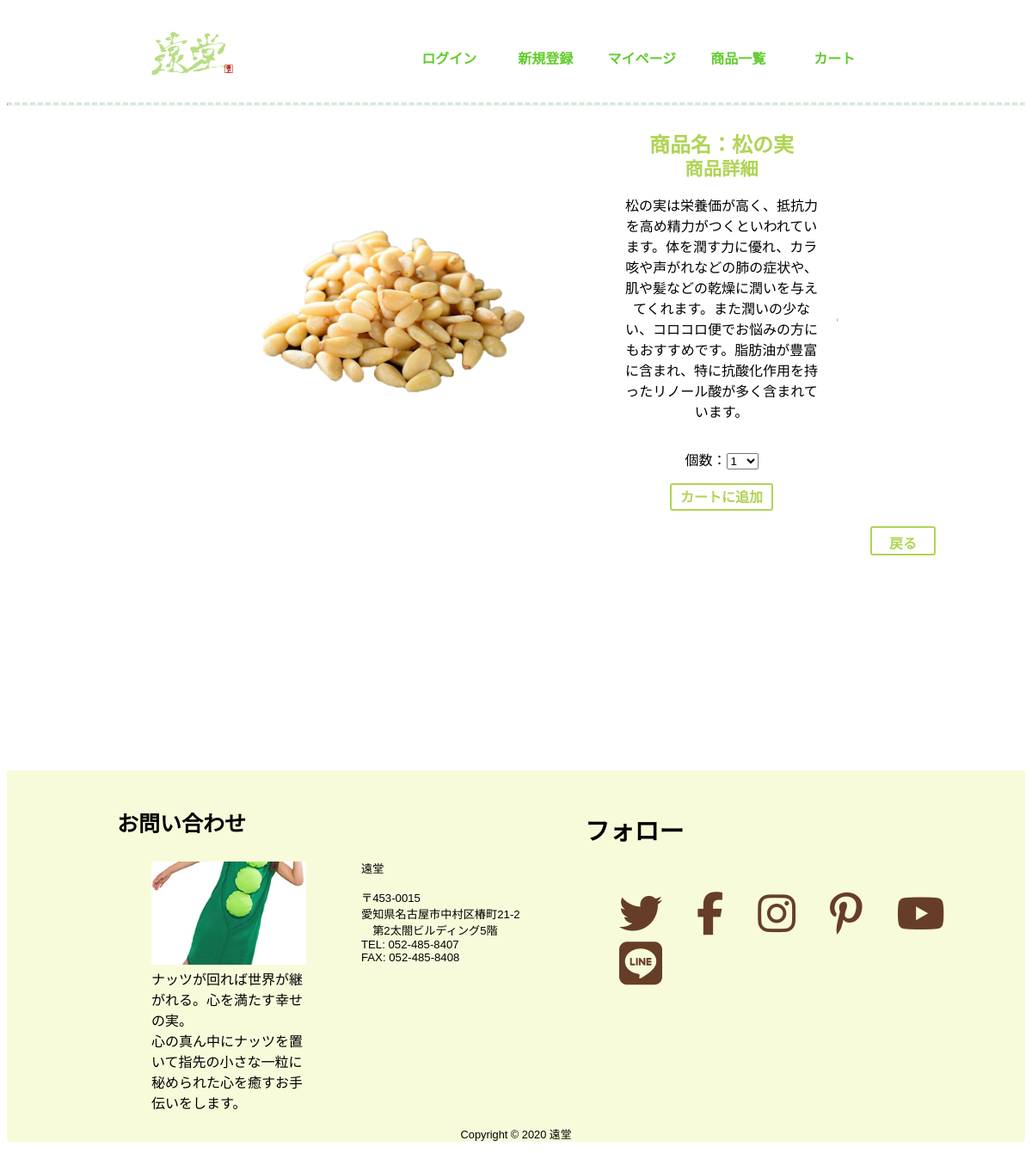
Screenshot of /detail.php?id=1 with the database file from the repository.
### tables this page shows
CREATE TABLE `product` (
  `id` int(11) NOT NULL,
  `product_name` varchar(200) NOT NULL,
  `price` int(11) NOT NULL,
  `syousai` varchar(200) NOT NULL,
  `keywords` varchar(60) NOT NULL
);

### detail.php (the view, shortened to what this page needs)
<?php require 'header.php'; ?>
	<link rel = "stylesheet" href="css/style_detail.css">
		<hr>
	<div class="one_main">
		<div class="item">
			<div class="one_container">
<?php
$pdo=new PDO('mysql:host=localhost;dbname=shop;charset=utf8',
	'root', '');
$sql=$pdo->prepare('select * from product where id=?');
$sql->execute([$_REQUEST['id']]);
foreach ($sql as $row) {
	echo '<p class="one_item"><img src="image/', $row['id'], '-1.png" class = "image-photo"></p>';
	echo '<form action="cart_append.php" method="post" class = "nav">';
	echo '<div class="one_item" ><nav><h1 class="title">商品名：', $row['product_name'], '</h1>';
	echo '<h2 class="title_in">商品詳細</h2><p>', $row['syousai'], '</p>';
	echo '<p class="pce">個数：<select name="count">';
	for ($i=1; $i<=10; $i++) {
		echo '<option value="', $i, '">', $i, '</option>';
	}
	echo '</select></p>';
	echo '<input type="submit" value="カートに追加">';
	echo '</nav></div></form>';
}
?>
<hr class="xyz">
 </div>
</div>
<a href="syouhinnkensaku_only.php" class="return">戻る</a>
</div>

### css/style2.css (style rules this page uses)
body { font-family: '游ゴシック体', 'Yu Gothic', 'YuGothic', 'ヒラギノ角ゴ Pro', 'Hiragino Kaku Gothic Pro', 'メイリオ', 'Meiryo', sans-serif; overflow-y: scroll; }
.footer { margin-top: 250px; background-color: rgb(248,251,218); }
.footer__wrapper { display: flex; justify-content: space-around; height: 400px; }
.contact { width: 40vw; margin-left: 8vw; }
.contact__ttl { font-size: 25px; margin-bottom: 0.5em; }
.contact__company { display: flex; }
.contact__ceo { display: table; }
.contact__ceo--img { width: 15vw; height: 10vw; object-fit: cover; }
.contact__ceo--txt { display: table-caption; caption-side: bottom; }
.contact__txt { font-size: 1.1vw; margin-left: 2vw; }
.follow { width: 40vw; }
.follow__ttl { font-size: 1.8em; margin-bottom: 0.5em; }
.follow__ico { display: flex; flex-wrap: wrap; font-size: 50px; list-style: none; }
.fab { color: rgb(102,62,40); margin-right: 0.8em; text-decoration: none; }
.copyright { font-size: 0.8em; text-align: center; }

### css/style_detail.css (style rules this page uses)
.one_container { display: inline-flex; align-content: space-around; flex-wrap:wrap; justify-content:center; align-items:center; padding-left: 200px; padding-right: 200px; }
.one_item { display: inline; box-sizing: border-box; padding-left: 40px; padding-right: 40px; margin: 0 auto; text-align:center; }
hr { border-top: 3px dashed #D5EAD8; }
.one_item img { width: 400px; height: 300px; object-fit: cover; }
.nav { width: 30%; }
.image-photo { box-sizing: border-box; width:600px; height:450px; object-fit:cover; padding: 0 1em 1em 0; }
.return { margin-left: 900px; }
.one_main { text-align: center; position: relative; }
.title { margin: 0; }
.title_in { font-size: 16pt; margin: 0; margin-top: -5px; }
.pce { padding-top: 1em; }
h1 , h2 { font-size: 24px; color: #b0d455; }
a.return { color: #61cc2b; text-decoration: none; font-weight: bold; }
a.return { width: 40px; height: 20px; text-align: center; background-color: #FFF; display: inline-block; padding: 0.3em 1em; text-decoration: none; color: #b0d455; border: solid 2px #b0d455; border-radius: 3px; transition: .4s; font-weight: bold; }
input[type="submit"] { width: 120px; height: 2em; font-size: 1em; background-color: #FFF; text-decoration: none; color: #b0d455; padding-bottom: 0.2em; border: solid 2px #b0d455; border-radius: 3px; transition: .4s; font-weight: bold; }

### rows the page displays
product: product_name "松の実", syousai "松の実は栄養価が高く、抵抗力を高め精力がつくといわれています。体を潤す力に優れ、カラ咳や声がれなどの肺の症状や、肌や髪などの乾燥に潤いを与えてくれます。また潤いの少ない、コロコロ便でお悩みの方にもおすすめです。脂肪油が豊富に含まれ、特に抗酸化作用を持ったリノール酸が多く含まれています。"

### other values shown
form field count "1"
